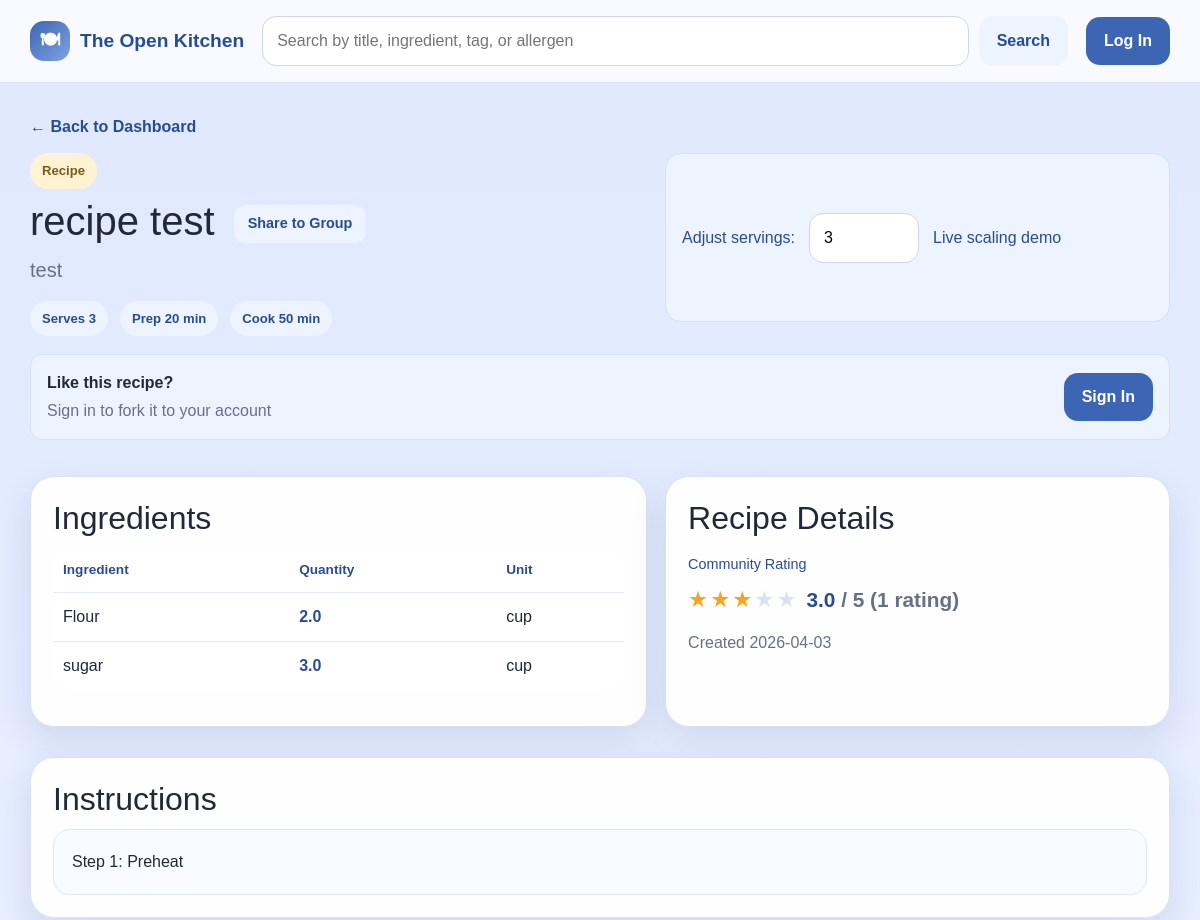
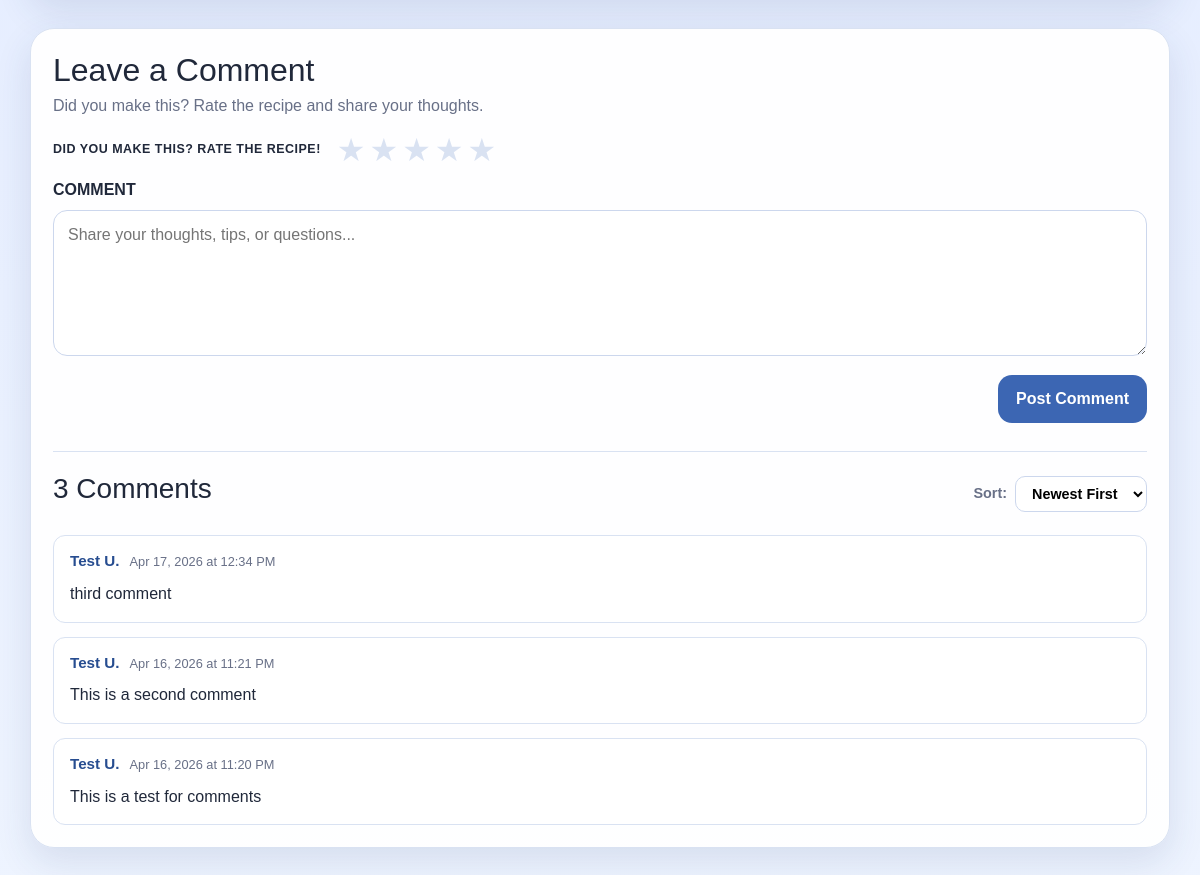
Screenshot of /recipe/2 with the database file from the repository (2 pictures, top to bottom).
### app/models.py (models this page shows, shortened)
class Recipe(db.Model):
    __tablename__ = 'recipes'
    id = db.Column(db.Integer, primary_key=True)
    authorID = db.Column(db.Integer, db.ForeignKey('users.id'), nullable=False)
    title = db.Column(db.String(150), nullable=False)
    description = db.Column(db.Text, nullable=True)
    instructions = db.Column(db.Text, nullable=False)
    forkedFrom = db.Column(db.Integer, db.ForeignKey('recipes.id'), nullable=True)
    baseServings = db.Column(db.Integer, nullable=False)
    prepTime = db.Column(db.Integer, nullable=True)
    cookTime = db.Column(db.Integer, nullable=True)
    dateCreated = db.Column(db.DateTime, nullable=False, default=datetime.now)
    ingredients = db.relationship('Ingredient', backref='recipe', lazy=True, cascade='all, delete-orphan')
    categories = db.relationship('RecipeCategory', backref='recipe', lazy=True, cascade='all, delete-orphan')
    dietary_tags = db.relationship('RecipeDietaryTag', backref='recipe', lazy=True, cascade='all, delete-orphan')
    allergens = db.relationship('RecipeAllergen', backref='recipe', lazy=True, cascade='all, delete-orphan')

class Ingredient(db.Model):
    __tablename__ = 'ingredients'
    id = db.Column(db.Integer, primary_key=True)
    recipeID = db.Column(db.Integer, db.ForeignKey('recipes.id'), nullable=False)
    unitID = db.Column(db.Integer, db.ForeignKey('measurement_units.id'), nullable=False)
    name = db.Column(db.String(32), nullable=False)
    quantity = db.Column(db.Float, nullable=False)

class MeasurementUnit(db.Model):
    __tablename__ = 'measurement_units'
    id = db.Column(db.Integer, primary_key=True)
    name = db.Column(db.String(32), unique=True, nullable=False)
    abbreviation = db.Column(db.String(32), unique=True, nullable=False)
    system = db.Column(db.String(32), nullable=False)
    isActive = db.Column(db.Boolean, default=True)
    ingredients = db.relationship('Ingredient', backref='unit', lazy=True)

class Comment(db.Model):
    __tablename__ = 'comments'
    id = db.Column(db.Integer, primary_key=True)
    recipeID = db.Column(db.Integer, db.ForeignKey('recipes.id'), nullable=False)
    userID = db.Column(db.Integer, db.ForeignKey('users.id'), nullable=False)
    content = db.Column(db.Text, nullable=True)
    dateCreated = db.Column(db.DateTime, nullable=False, default=datetime.now)

### app/routes.py (the view)
@app.route('/recipe/<int:recipe_id>')
def view_recipe(recipe_id):
    uid = current_user_id()
    user = get_current_user()
    recipe = Recipe.query.get_or_404(recipe_id)
    ingredients = Ingredient.query.filter_by(recipeID=recipe_id).all()
    categories = RecipeCategory.query.filter_by(recipeID=recipe_id).all()
    dietary_tags = RecipeDietaryTag.query.filter_by(recipeID=recipe_id).all()
    allergens = RecipeAllergen.query.filter_by(recipeID=recipe_id).all()
    avg_rating, rating_count = _get_avg_rating(recipe_id)
    user_rating = Rating.query.filter_by(recipeID=recipe_id, userID=uid).first() if uid else None
    sort = request.args.get('sort', 'newest')
    order = Comment.dateCreated.asc() if sort == 'oldest' else Comment.dateCreated.desc()
    comments = Comment.query.filter_by(recipeID=recipe_id).order_by(order).all()
    for c in comments:
        c.author_name = _comment_author(c)
    notifications = _get_notifications()
    has_unread = any(not n.isRead for n in notifications)
    toast_notif = None
    toast_id = session.pop('toast_notification_id', None)
    if toast_id:
        toast_notif = Notification.query.get(toast_id)
    memberships = GroupMember.query.filter_by(userID=uid).all() if uid else []
    return render_template(
        'view_recipe.html',
        recipe=recipe,
        current_user=user,
        ingredients=ingredients,
        categories=categories,
        dietary_tags=dietary_tags,
        allergens=allergens,
        avg_rating=avg_rating,
        rating_count=rating_count,
        user_rating=user_rating,
        comments=comments,
        sort=sort,
        notifications=notifications,
        has_unread=has_unread,
        toast_notif=toast_notif,
        memberships=memberships,
    )

### app/routes.py (called while the page is built)
def get_current_user():
    if 'user_id' in session:
        return User.query.get(session['user_id'])
    return None

def current_user_id():
    return session.get('user_id')

def _get_avg_rating(recipe_id):
    result = db.session.query(func.avg(Rating.stars), func.count(Rating.id)).filter_by(recipeID=recipe_id).one()
    avg = round(result[0], 1) if result[0] else None
    count = result[1]
    return avg, count

def _comment_author(comment):
    user = User.query.get(comment.userID)
    return f"{user.firstName} {user.lastName[0]}." if user else "Anonymous"

def _get_notifications():
    uid = current_user_id()
    if uid is None:
        return []
    return Notification.query.filter_by(userID=uid).order_by(Notification.dateCreated.desc()).all()

### app/templates/view_recipe.html (shortened to what this page needs)
{% extends "base.html" %}
{% block content %}
<a href="{{ url_for('dashboard') }}" class="back-link">← Back to Dashboard</a>
<section class="recipe-view-shell">
    <div class="recipe-hero">
        <div>
            <div class="pill-row push-bottom-small">
                {% if not categories %}<span class="mini-pill">Recipe</span>{% endif %}
            </div>
            <h1>
                {{ recipe.title }}
                <button type="button" class="btn btn-secondary btn-sm ms-2"
                        data-bs-toggle="modal" data-bs-target="#shareToGroupModal">
                    Share to Group
                </button>
            </h1>
            <p class="lead">{{ recipe.description or 'A saved Open Kitchen recipe.' }}</p>
            <div class="pill-row push-top-small">
                <span class="pill">Serves {{ recipe.baseServings }}</span>
                {% if recipe.prepTime %}<span class="pill">Prep {{ recipe.prepTime }} min</span>{% endif %}
                {% if recipe.cookTime %}<span class="pill">Cook {{ recipe.cookTime }} min</span>{% endif %}
            </div>
        </div>
        <div class="scale-preview-box compact-view">
            <label for="adjustServings">Adjust servings:</label>
            <input type="number" id="adjustServings" min="1" value="{{ recipe.baseServings }}" oninput="scaleIngredients(this.value)">
            <span>Live scaling demo</span>
        </div>
    </div>
    {% if current_user and current_user.id != recipe.authorID %}
    <div style="margin-bottom: 18px; padding: 16px; background: #edf3ff; border: 1px solid #d4e1fb; border-radius: var(--radius-sm); display: flex; align-items: center; justify-content: space-between; gap: 16px;">
        <div>
            <p style="margin: 0; color: var(--text); font-weight: 600;">Like this recipe?</p>
            <p class="muted-small" style="margin: 4px 0 0 0;">Fork it to your account and customize it, or save it to your profile</p>
        </div>
        <div style="display: flex; gap: 10px;">
            <form method="POST" action="{{ url_for('fork_recipe', recipe_id=recipe.id) }}" style="margin: 0;">
                <button type="submit" class="btn btn-primary">Fork Recipe</button>
            </form>
            <form method="POST" action="{{ url_for('save_recipe', recipe_id=recipe.id) }}" style="margin: 0;">
                <button type="submit" class="btn {% if is_saved %}btn-secondary{% else %}btn-light{% endif %}" style="{% if is_saved %}background: #d4ffd4; color: #166b16; border: 1px solid #b1f1b1;{% endif %}">
                    {% if is_saved %}Saved{% else %}Save{% endif %}
                </button>
            </form>
        </div>
    </div>
    {% elif not current_user %}
    <div style="margin-bottom: 18px; padding: 16px; background: #edf3ff; border: 1px solid #d4e1fb; border-radius: var(--radius-sm); display: flex; align-items: center; justify-content: space-between; gap: 16px;">
        <div>
            <p style="margin: 0; color: var(--text); font-weight: 600;">Like this recipe?</p>
            <p class="muted-small" style="margin: 4px 0 0 0;">Sign in to fork it to your account</p>
        </div>
        <a href="{{ url_for('login') }}" class="btn btn-primary">Sign In</a>
    </div>
    {% endif %}
    <div class="content-grid">
        <article class="panel-card" id="ingredients-section">
            <h2>Ingredients</h2>
            <table class="ingredient-table view-mode">
                <thead>
                    <tr>
                        <th>Ingredient</th>
                        <th>Quantity</th>
                        <th>Unit</th>
                    </tr>
                </thead>
                <tbody>
                    {% for ing in ingredients %}
                    <tr>
                        <td>{{ ing.name }}</td>
                        <td><span class="scaled-qty" data-base="{{ ing.quantity }}">{{ ing.quantity }}</span></td>
                        <td>{{ ing.unit.abbreviation }}</td>
                    </tr>
                    {% endfor %}
                </tbody>
            </table>
        </article>
        <article class="panel-card">
            <h2>Recipe Details</h2>
            <h3 class="tiny-heading">Community Rating</h3>
            <div class="avg-rating-display">
                {% if avg_rating %}
                    <div class="star-display" aria-label="{{ avg_rating }} out of 5 stars">
                        {% for i in range(1, 6) %}
                            {% if i <= avg_rating|round(0, 'floor')|int %}
                                <span class="star filled">★</span>
                            {% elif i - 0.5 <= avg_rating %}
                                <span class="star half">★</span>
                            {% else %}
                                <span class="star empty">★</span>
                            {% endif %}
                        {% endfor %}
                    </div>
                    <span class="avg-score">{{ avg_rating }}<span class="muted-small"> / 5 ({{ rating_count }} rating{{ 's' if rating_count != 1 }})</span></span>
                {% else %}
                    <span class="muted-small">No ratings yet — be the first!</span>
                {% endif %}
            </div>
            <p class="muted-small push-top">Created {{ recipe.dateCreated.strftime('%Y-%m-%d') }}</p>
        </article>
    </div>
    <article class="panel-card push-top" id="instructions-section">
        <h2>Instructions</h2>
        <div class="instructions-box">{{ recipe.instructions }}</div>
    </article>
    <article class="panel-card push-top" id="comments-section">
        <div class="leave-comment-wrap">
            <h2>Leave a Comment</h2>
            <p class="muted-small">Did you make this? Rate the recipe and share your thoughts.</p>
            <form method="POST" action="{{ url_for('post_comment', recipe_id=recipe.id) }}">
                <div class="leave-comment-rating-row">
                    <span class="leave-comment-rate-label">DID YOU MAKE THIS? RATE THE RECIPE!</span>
                    <div class="star-picker" id="starPicker">
                        {% for i in range(1, 6) %}
                        <label class="star-label" title="{{ i }} star{{ 's' if i != 1 }}">
                            <span class="star-icon {% if user_rating and i <= user_rating.stars %}active{% endif %}">★</span>
                        </label>
                        {% endfor %}
                    </div>
                </div>
                <div class="field-block push-top">
                    <label for="commentText">COMMENT</label>
                    <textarea id="commentText" name="content" rows="5" placeholder="Share your thoughts, tips, or questions..."></textarea>
                </div>
                <div class="comment-form-actions push-top">
                    <button type="submit" class="btn btn-primary">Post Comment</button>
                </div>
            </form>
        </div>
        {% if comments %}
        <div class="comments-divider"></div>
        <div class="comments-header">
            <h3>{{ comments|length }} Comment{{ 's' if comments|length != 1 }}</h3>
            <div class="sort-control">
                <label for="sortComments">Sort:</label>
                <select id="sortComments" onchange="window.location = '?sort=' + this.value + '#comments-section'">
                    <option value="newest" {% if sort == 'newest' %}selected{% endif %}>Newest First</option>
                </select>
            </div>
        </div>
        <div class="comments-list">
            {% for comment in comments %}
            <div class="comment-item">
                <div class="comment-meta">
                    <span class="comment-author">{{ comment.author_name }}</span>
                    <span class="comment-date">{{ comment.dateCreated.strftime('%b %d, %Y at %I:%M %p') }}</span>
                </div>
                <p class="comment-body">{{ comment.content }}</p>
            </div>
            {% endfor %}
        </div>
        {% else %}
        <p class="muted-small push-top">No comments yet — be the first!</p>
        {% endif %}
    </article>
</section>
{% endblock %}

### rows the page displays
Recipe: title "recipe test", description "test", baseServings "3", prepTime "20", cookTime "50", dateCreated "2026-04-03", instructions "Step 1: Preheat"
Ingredient: name "Flour", quantity "2.0", unit.abbreviation "cup"
Ingredient: name "sugar", quantity "3.0", unit.abbreviation "cup"
Comment: author_name "Test U.", dateCreated "Apr 17, 2026 at 12:34 PM", content "third comment"
Comment: author_name "Test U.", dateCreated "Apr 16, 2026 at 11:21 PM", content "This is a second comment"
Comment: author_name "Test U.", dateCreated "Apr 16, 2026 at 11:20 PM", content "This is a test for comments"

### other values shown
{{ avg_rating }} "3.0"
{{ rating_count }} "1"
{{ comments|length }} "3"
{{ 's' if comments|length != 1 }} "s"
